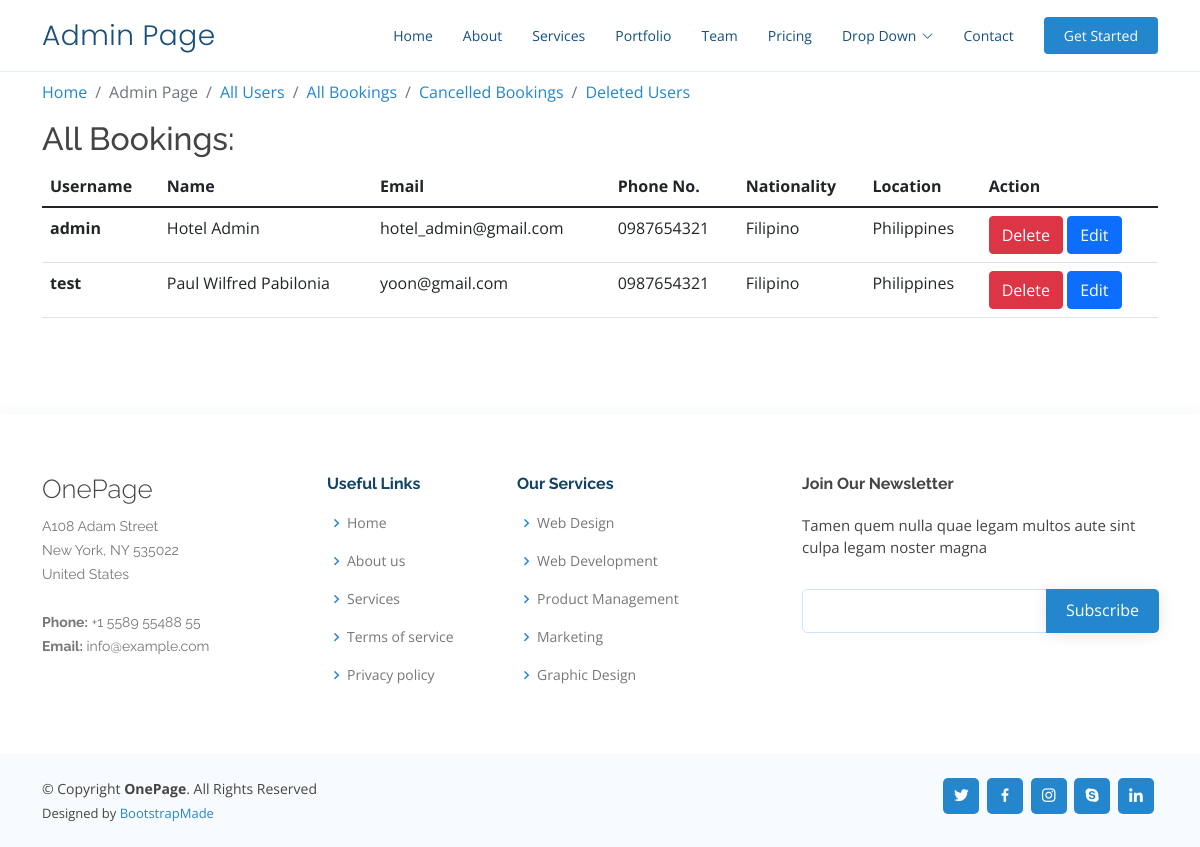
Page /all_users on the committed database.
### reservation/models.py (models this page shows, shortened)
class UserProfile(models.Model):
    client = models.ForeignKey(User, on_delete=models.CASCADE,related_name="userprofile_user",default=None)
    phone_no = models.TextField(max_length=200, null=True)
    nationality= models.TextField(max_length=200, null=True)
    location =  models.TextField(max_length=200, null=True)
    profile_img = models.ImageField(null=True, blank = True, upload_to = "images/")
    is_deleted = models.BooleanField(default=False, null=True,blank= True)
    created_at = models.DateTimeField(auto_now_add=True)
    update_at = models.DateTimeField(auto_now=True)

class User(AbstractUser):
    pass

### reservation/views.py (the view)
# urls.py: path("all_users", views.all_users, name="all_users"),
def all_users(request):
    all_profile = UserProfile.objects.filter(is_deleted=False)
    return render(request, "reservation/all_users.html",
                  {'all_profile': all_profile})

### reservation/templates/reservation/all_users.html (shortened to what this page needs)
{% extends 'reservation/admin_layout.html' %}
{% load static %}
{% block body %}
<h2>All Bookings:</h2>
<table class="table">
  <thead class="thead-dark">
    <tr>
      <th scope="col">Username</th>
      <th scope="col">Name</th>
      <th scope="col">Email</th>
      <th scope="col">Phone No.</th>
      <th scope="col">Nationality</th>
      <th scope="col">Location</th>
      <th scope="col">Action</th>
    </tr>
  </thead>
  <tbody>
    {% for profile in all_profile %}
    <tr>
      <th scope="row">{{ profile.client.username }}</th>
      <td>{{profile.client.first_name}} {{profile.client.last_name}}</td>
      <td>{{profile.client.email}}</td>
      <td>{{profile.phone_no}}</td>
      <td>{{profile.nationality}}</td>
      <td>{{profile.location}}</td>
      <td>
        <a href="#" class="btn btn-danger">Delete</a>
        <a href="{% url 'profile_edit' profile.id %}" class="btn btn-primary">Edit</a>
      </td>
    </tr>
    {% endfor %}
  </tbody>
</table>
{% endblock %}

### reservation/static/reservation/assets/css/style.css (style rules this page uses)
body { font-family: "Open Sans", sans-serif; color: #444444; }
a { color: #2487ce; text-decoration: none; }
h1, h2, h3, h4, h5, h6 { font-family: "Raleway", sans-serif; }

### rows in the picture
UserProfile: client.username "admin", client.first_name "Hotel", client.last_name "Admin", client.email "hotel_admin@gmail.com", phone_no "0987654321", nationality "Filipino", location "Philippines"
UserProfile: client.username "test", client.first_name "Paul Wilfred", client.last_name "Pabilonia", client.email "yoon@gmail.com", phone_no "0987654321", nationality "Filipino", location "Philippines"
